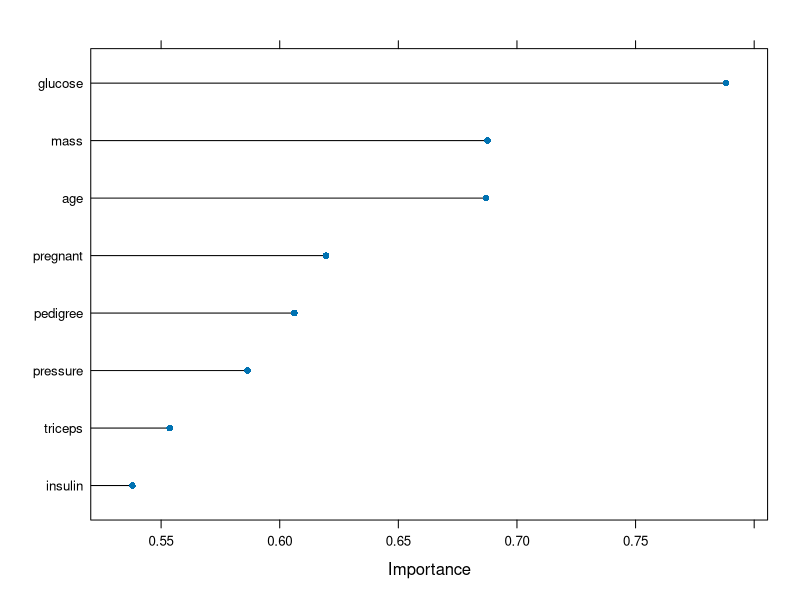
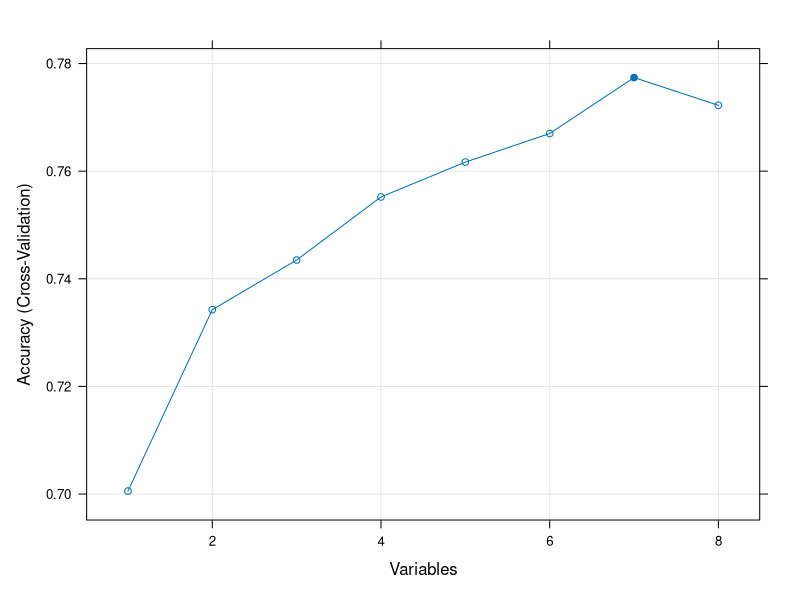

Recreate these plots in R, in order.
library(mlbench)
library(caret)

data(PimaIndiansDiabetes)

correlationMatrix <- cor(PimaIndiansDiabetes[,1:8])

print(correlationMatrix)

highlyCorrelated <- findCorrelation(correlationMatrix, cutoff=0.5)

print(highlyCorrelated)

control <- trainControl(method="repeatedcv", number=10, repeats=3)

model <- train(diabetes~., data=PimaIndiansDiabetes, method="lvq", preProcess="scale", trControl=control)

importance <- varImp(model, scale=FALSE)

print(importance)

plot(importance)

control <- rfeControl(functions=rfFuncs, method="cv", number=10)

results <- rfe(PimaIndiansDiabetes[,1:8], PimaIndiansDiabetes[,9], sizes=c(1:8), rfeControl=control)

print(results)

predictors(results)

plot(results, type=c("g", "o"))
